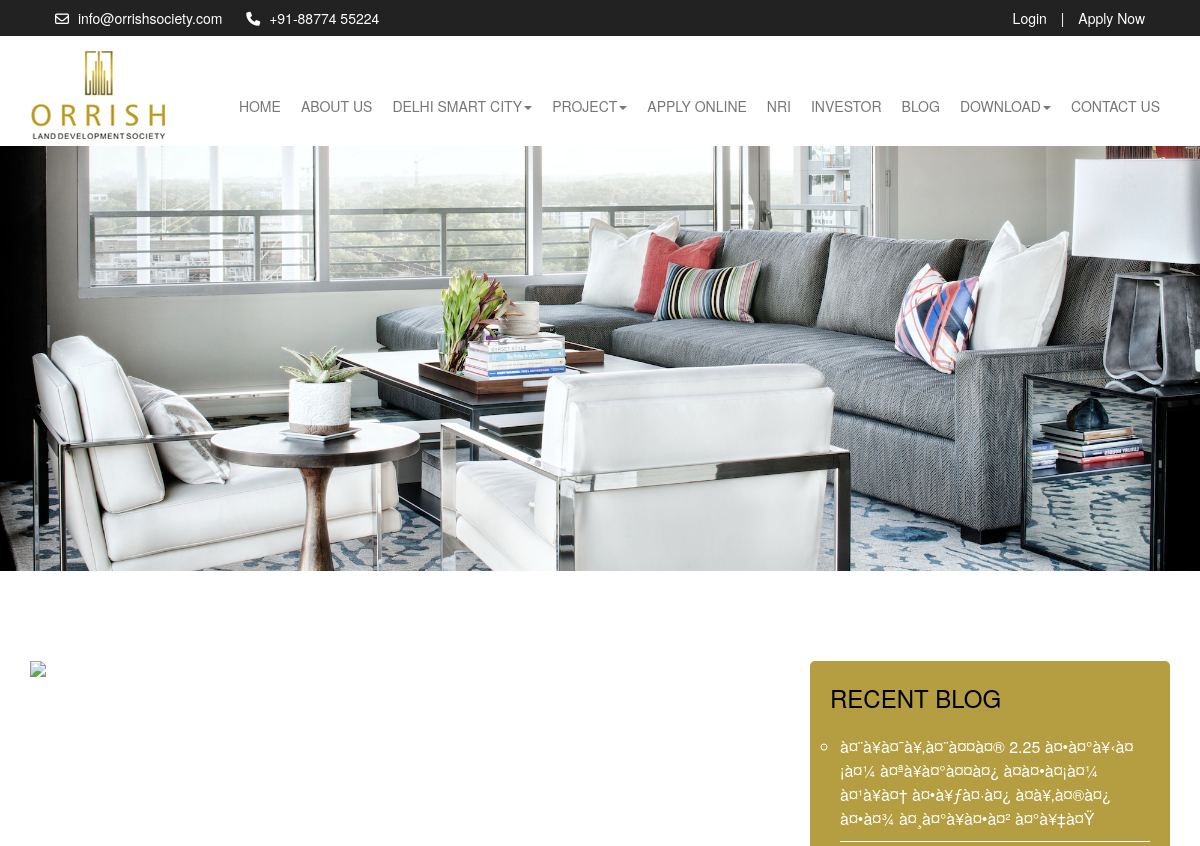
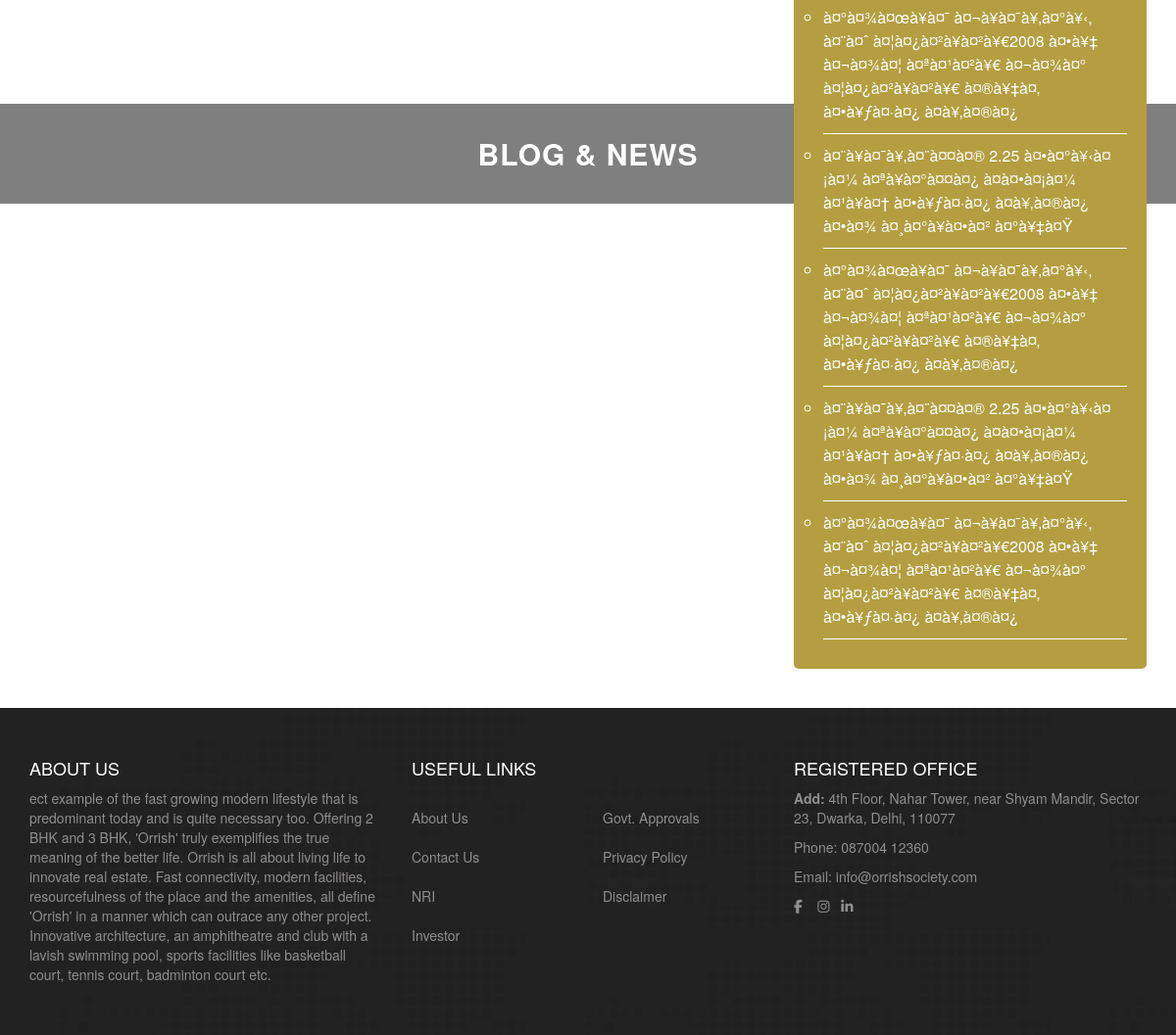
The page /blog-view.php on the database its author committed (2 pictures, top to bottom).
### tables this page shows
CREATE TABLE `blog` (
  `id` int(11) NOT NULL,
  `heading` varchar(255) NOT NULL,
  `slug` varchar(255) NOT NULL,
  `image` varchar(255) NOT NULL,
  `content` text NOT NULL,
  `short_content` text NOT NULL,
  `date` date NOT NULL,
  `status` tinyint(1) NOT NULL
);

### library/raso_function.php (called while the page is built, shortened)
<?php
function exeQuery($qry)
{
	$dbObj=conn1();
	return mysqli_query($dbObj,$qry);
}
function fetchAssoc($res)
{
	return mysqli_fetch_assoc($res);
}
?>

### blog-view.php (the view, shortened to what this page needs)
<?php
include('library/raso_function.php');
$select_blog = exeQuery("select * from ".TABLE_BLOG." where status=1 and slug='".$_GET['blog_id']."' ");
$res_blog1 = fetchAssoc($select_blog);
$select_blog1 = exeQuery("select * from ".TABLE_BLOG." order by id desc limit 6");
?>
<!DOCTYPE html>
<html lang="eng">
<head>
  <link rel="stylesheet" href="../css/bootstrap.min.css">
  <link rel="stylesheet" href="../css/menu.css">
  <link rel="stylesheet" href="../css/banner.css">
  <link rel="stylesheet" href="../css/layout.css">
</head>
<?php include('header.php');?>
<div class="container-fluid padd">
<div class="about-banner">
    <div col-md-12>
 <img src="../images/about-us-banner.jpg" class="img-responsive">
 </div>
<div class="inner">Blog & News</div>
</div>
</div>
<section class="section1">
<div class="container ">
<div class="row about-middle">
<div class="col-md-12 bott-spc2"> <div class="postheading"><h1><?php echo $res_blog1['heading'];?></h1></div> </div>
<div class="col-md-8">
<div class="post-view">
  <img class='img-responsive' src="<?php echo "../upload/".$res_blog1['image']?>">
</div>
</div>
<div class="col-md-4 about">
 <div class="latest-bg">
  <div class="heading-recent">Recent Blog </div>
  <div class="innet-text">
    <ul>
      <?php
      while($res_blog = fetchAssoc($select_blog1))
      {
        ?>
        <a href="../blogs/<?php echo $res_blog['slug'];?>"><li><?php echo $res_blog['heading'];?></li></a>
        <?php
      }
      ?>
    </ul>
  </div>
 </div>
</div>
</div></div>
</section>
<?php include('footer.php');?>

### css/layout.css (style rules this page uses)
.padd { padding: 0px; }
.bott-spc2 { margin-bottom: 30px; }
ul { list-style-type: none; }
.about-banner { width: 100%; }
.about-banner img { width: 100%; }
.about-banner .inner { width: 100%; background-color: rgba(0,0,0,0.5); position: absolute; top: 50%; font-size: 30px; color: #fff; text-align: center; padding: 30px 0; text-transform: uppercase; letter-spacing: 1px; font-weight: 600; }
.about-middle { margin-top: 40px; }
.latest-bg { background-color: #b49e41; padding: 20px; border-radius: 5px; }
.latest-bg .heading-recent { font-size: 24px; color: #000; text-transform: uppercase; }
.latest-bg .innet-text { margin-top: 10px; }
.latest-bg .innet-text ul { list-style:circle; margin-left: 10px; padding: 0px; }
.latest-bg .innet-text ul li { font-size: 16px; color: #fff; line-height: 24px; padding: 10px 0 10px 0px; border-bottom: 1px solid #FFF; }

### rows shown on the page
blog: heading "à¤¨à¥à¤¯à¥‚à¤¨à¤¤à¤® 2.25 à¤•à¤°à¥‹à¤¡à¤¼ à¤ªà¥à¤°à¤¤à¤¿ à¤à¤•à¤¡à¤¼ à¤¹à¥à¤† à¤•à¥ƒà¤·à¤¿ à¤­à¥‚à¤®à¤¿ à¤•à¤¾ à¤¸à¤°à¥à¤•à¤² à¤°à¥‡à¤Ÿ"
blog: heading "à¤°à¤¾à¤œà¥à¤¯ à¤¬à¥à¤¯à¥‚à¤°à¥‹, à¤¨à¤ˆ à¤¦à¤¿à¤²à¥à¤²à¥€2008 à¤•à¥‡ à¤¬à¤¾à¤¦ à¤ªà¤¹à¤²à¥€ à¤¬à¤¾à¤° à¤¦à¤¿à¤²à¥à¤²à¥€ à¤®à¥‡à¤‚ à¤•à¥ƒà¤·à¤¿ à¤­à¥‚à¤®à¤¿"
blog: heading "à¤¨à¥à¤¯à¥‚à¤¨à¤¤à¤® 2.25 à¤•à¤°à¥‹à¤¡à¤¼ à¤ªà¥à¤°à¤¤à¤¿ à¤à¤•à¤¡à¤¼ à¤¹à¥à¤† à¤•à¥ƒà¤·à¤¿ à¤­à¥‚à¤®à¤¿ à¤•à¤¾ à¤¸à¤°à¥à¤•à¤² à¤°à¥‡à¤Ÿ"
blog: heading "à¤°à¤¾à¤œà¥à¤¯ à¤¬à¥à¤¯à¥‚à¤°à¥‹, à¤¨à¤ˆ à¤¦à¤¿à¤²à¥à¤²à¥€2008 à¤•à¥‡ à¤¬à¤¾à¤¦ à¤ªà¤¹à¤²à¥€ à¤¬à¤¾à¤° à¤¦à¤¿à¤²à¥à¤²à¥€ à¤®à¥‡à¤‚ à¤•à¥ƒà¤·à¤¿ à¤­à¥‚à¤®à¤¿"
blog: heading "à¤¨à¥à¤¯à¥‚à¤¨à¤¤à¤® 2.25 à¤•à¤°à¥‹à¤¡à¤¼ à¤ªà¥à¤°à¤¤à¤¿ à¤à¤•à¤¡à¤¼ à¤¹à¥à¤† à¤•à¥ƒà¤·à¤¿ à¤­à¥‚à¤®à¤¿ à¤•à¤¾ à¤¸à¤°à¥à¤•à¤² à¤°à¥‡à¤Ÿ"
blog: heading "à¤°à¤¾à¤œà¥à¤¯ à¤¬à¥à¤¯à¥‚à¤°à¥‹, à¤¨à¤ˆ à¤¦à¤¿à¤²à¥à¤²à¥€2008 à¤•à¥‡ à¤¬à¤¾à¤¦ à¤ªà¤¹à¤²à¥€ à¤¬à¤¾à¤° à¤¦à¤¿à¤²à¥à¤²à¥€ à¤®à¥‡à¤‚ à¤•à¥ƒà¤·à¤¿ à¤­à¥‚à¤®à¤¿"
